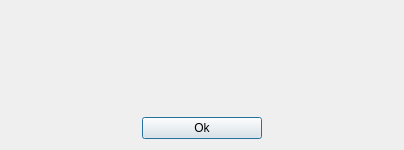
<?xml version="1.0" encoding="UTF-8"?>
<ui version="4.0">
 <class>ResultDialog</class>
 <widget class="QDialog" name="ResultDialog">
  <property name="geometry">
   <rect>
    <x>0</x>
    <y>0</y>
    <width>404</width>
    <height>150</height>
   </rect>
  </property>
  <property name="sizePolicy">
   <sizepolicy hsizetype="Expanding" vsizetype="Expanding">
    <horstretch>0</horstretch>
    <verstretch>0</verstretch>
   </sizepolicy>
  </property>
  <property name="minimumSize">
   <size>
    <width>400</width>
    <height>150</height>
   </size>
  </property>
  <property name="windowTitle">
   <string>Wynik kontroli</string>
  </property>
  <layout class="QGridLayout" name="gridLayout">
   <item row="2" column="2">
    <spacer name="horizontalSpacer_2">
     <property name="orientation">
      <enum>Qt::Horizontal</enum>
     </property>
     <property name="sizeHint" stdset="0">
      <size>
       <width>40</width>
       <height>20</height>
      </size>
     </property>
    </spacer>
   </item>
   <item row="0" column="0" colspan="3">
    <widget class="QLabel" name="lbMainInfo">
     <property name="font">
      <font>
       <pointsize>9</pointsize>
      </font>
     </property>
     <property name="text">
      <string/>
     </property>
     <property name="alignment">
      <set>Qt::AlignCenter</set>
     </property>
     <property name="textInteractionFlags">
      <set>Qt::LinksAccessibleByMouse|Qt::TextSelectableByMouse</set>
     </property>
    </widget>
   </item>
   <item row="2" column="1">
    <widget class="QPushButton" name="pbOk">
     <property name="sizePolicy">
      <sizepolicy hsizetype="Fixed" vsizetype="Fixed">
       <horstretch>0</horstretch>
       <verstretch>0</verstretch>
      </sizepolicy>
     </property>
     <property name="minimumSize">
      <size>
       <width>120</width>
       <height>0</height>
      </size>
     </property>
     <property name="font">
      <font>
       <pointsize>9</pointsize>
      </font>
     </property>
     <property name="layoutDirection">
      <enum>Qt::LeftToRight</enum>
     </property>
     <property name="text">
      <string>Ok</string>
     </property>
    </widget>
   </item>
   <item row="1" column="0" colspan="3">
    <widget class="QLabel" name="lbResult">
     <property name="font">
      <font>
       <pointsize>9</pointsize>
      </font>
     </property>
     <property name="text">
      <string/>
     </property>
     <property name="alignment">
      <set>Qt::AlignCenter</set>
     </property>
     <property name="wordWrap">
      <bool>true</bool>
     </property>
     <property name="textInteractionFlags">
      <set>Qt::LinksAccessibleByMouse|Qt::TextSelectableByMouse</set>
     </property>
    </widget>
   </item>
   <item row="2" column="0">
    <spacer name="horizontalSpacer">
     <property name="orientation">
      <enum>Qt::Horizontal</enum>
     </property>
     <property name="sizeHint" stdset="0">
      <size>
       <width>40</width>
       <height>20</height>
      </size>
     </property>
    </spacer>
   </item>
  </layout>
 </widget>
 <resources/>
 <connections/>
</ui>
